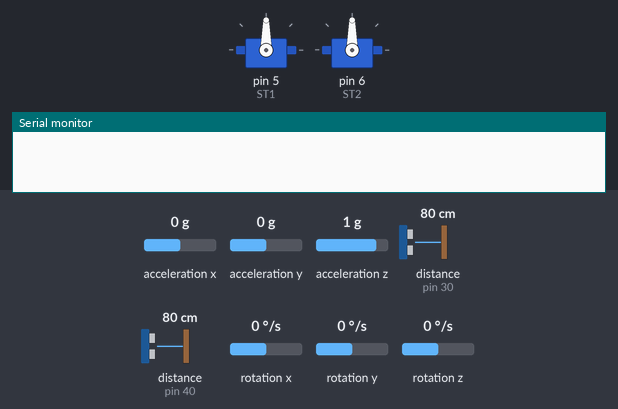
Bench run of a sketch on a simulated Arduino Mega 2560, built with avr-gcc and run on an emulated ATmega2560. Parts: 2 × servo, the last lines printed to the serial monitor. Wiring (inferred from the names in the program): 2 × ultrasonic range finder: trigger pin 32, echo pin 30 / trigger pin 42, echo pin 40; MPU-6050 motion sensor at I2C address 0x68. The test bench sets the inputs (shaded band); at power-on: acceleration x 0 g, acceleration y 0 g, acceleration z 1 g, distance to the obstacle (sensors on pin 30, pin 40) 80 cm, rotation x 0 °/s, rotation y 0 °/s, rotation z 0 °/s. The echo pulse lasts 58.3 µs per cm.

Above: at 0.1 s.
At 0.6 s:
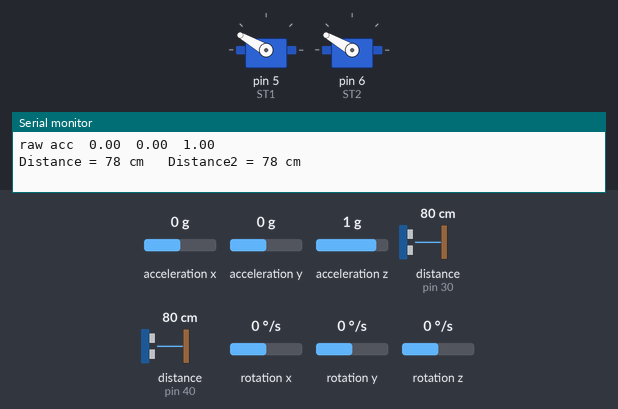
Timing chart, 0 to 2.1 s (numbered marks = the images above):
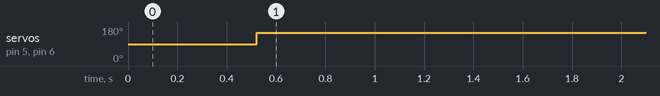

Measured:
- by itself, servo on pin 5 (ST1), servo on pin 6 (ST2): 90° → 150° at 0.52 s

The sketch:

Sensors.ino
```cpp
//------------------------------------//
//     Declartions for Accel/Gyro     //
//------------------------------------//
#include "I2Cdev.h"
#include "MPU6050_6Axis_MotionApps20.h"
#include "Wire.h"
MPU6050 mpu;
uint16_t packetSize;
uint16_t fifoCount;
uint8_t fifoBuffer[64];
Quaternion q;           // [w, x, y, z]         quaternion container
VectorInt16 aa;         // [x, y, z]            accel sensor measurements
VectorInt16 aaReal;     // [x, y, z]            gravity-free accel sensor measurements
VectorInt16 aaWorld;    // [x, y, z]            world-frame accel sensor measurements
VectorFloat gravity;    // [x, y, z]            gravity vector
#define OUTPUT_READABLE_QUATERNION
#define OUTPUT_READABLE_WORLDACCEL
#define OUTPUT_READABLE_REALACCEL

//------------------------------------//
//       Declartions for GPS          //
//------------------------------------//
#include <NMEAGPS.h>
NMEAGPS gps;
#define gpsPort Serial1
static gps_fix  fix;

//------------------------------------//
//      Declartions for Servos        //
//------------------------------------//
#include <Servo.h>
Servo ST1, ST2; //ST1 is right, ST2 is left
int spd = 150;  //same speed for all operation
int stp = 90;   //stop at 90
int allDelay = 500; //same delay for all
int turnDelay = 4000; //since 2000 is 90 deg for 150, 4000 is 180


// Define Trig and Echo pin:
#define trigPin 42
#define echoPin 40
#define trigPin2 32
#define echoPin2 30
// Define variables:
long duration;
int distance;
long durationtwo;
int distance2;


//------------------------------------//
//            Constants               //
//------------------------------------//
long x = 0;
double z = 0;
unsigned long timer = millis();


long accelX, accelY, accelZ;
float gForceX, gForceY, gForceZ;


void setup() {
  //Attaching motors to pins
  ST1.attach(5, 1000, 2000); //5
  ST2.attach(6, 1000, 2000); //6
  Wire.begin();
  TWBR = 24;
  //Intializing DMP and settiong Accel/Gyro offsets
  mpu.initialize();
  mpu.dmpInitialize();
  mpu.setXAccelOffset(-5481);
  mpu.setYAccelOffset(-1844);
  mpu.setZAccelOffset(1073);
  mpu.setXGyroOffset(-133);
  mpu.setYGyroOffset(63);
  mpu.setZGyroOffset(-47);
  mpu.setDMPEnabled(true);
  packetSize = mpu.dmpGetFIFOPacketSize();
  fifoCount = mpu.getFIFOCount();
  Serial.begin(9600);


  // Define inputs and outputs
  pinMode(trigPin, OUTPUT);
  pinMode(echoPin, INPUT);
  pinMode(trigPin2, OUTPUT);
  pinMode(echoPin2, INPUT);

}


void loop() {

  if (millis() - timer == 500){
      timer = millis();
      getMpu();
      getUltra();
      forward();

//*****************************from old version with two borads******************************//
//      Wire.beginTransmission(3);
//      newPos = posistion;
//      Serial.println(newPos);
//      if (newPos - previousPos > 1){
//        previousPos = newPos;
//        Wire.write("!");
//        Wire.write("1");
//        Wire.endTransmission();
//      }
//*****************************from old version with two borads******************************//

      z = abs(q.z);
      int a = z*100 + 1;
      //Serial.println(a);
      if (a >= 99){
        Serial.println("stop");
        pause();

      }
      if (distance <= 36 || distance2 <= 36){

        Serial.println("obsticle detected");
        pause();

//        backward();
//        pause();
//        turnLeft();
//        pause();
      }

  }

//  if(millis() - timer == 7000) {
//      timer = millis();
//      GPSloop();
//  }
//

}

//------------------------------------//
//       Main Accel/Gyro Function     //
//------------------------------------//
void getMpu(){
  mpu.resetFIFO();
  while (fifoCount < packetSize){
    fifoCount = mpu.getFIFOCount();
  }
  if (fifoCount == 1024){
    mpu.resetFIFO();
    Serial.println(F("FIFO overflow!"));
  }
    else{
      if (fifoCount % packetSize != 0){
        mpu.resetFIFO();
      }
      else{
        while (fifoCount >= packetSize){
          mpu.getFIFOBytes(fifoBuffer,packetSize);
          fifoCount -= packetSize;
        }
      #ifdef OUTPUT_READABLE_QUATERNION
      // display quaternion values in easy matrix form: w x y z
      mpu.dmpGetQuaternion(&q, fifoBuffer);
//      Serial.print("quat\t");
//      Serial.print(q.w);
//      Serial.print("\t");
//      Serial.print(q.x);
//      Serial.print("\t");
//      Serial.print(q.y);
//      Serial.print("\t");
      //Serial.println(q.z);
      mpu.resetFIFO();
      #endif


      Wire.beginTransmission(0b1101000);
      Wire.write(0x3B);
      Wire.endTransmission();
      Wire.requestFrom(0b1101000,6);
      while(Wire.available() < 6);
      accelX = Wire.read()<<8|Wire.read();
      accelY = Wire.read()<<8|Wire.read();
      accelZ = Wire.read()<<8|Wire.read();
      processAccelData();
      //Outputs accelration without gravity (ax, ay, az)
//      #ifdef OUTPUT_READABLE_WORLDACCEL
//       //display initial world-frame acceleration, adjusted to remove gravity and rotated based on known orientation from quaternion
//      mpu.dmpGetQuaternion(&q, fifoBuffer);
//      mpu.dmpGetAccel(&aa, fifoBuffer);
//      mpu.dmpGetGravity(&gravity, &q);
//      mpu.dmpGetLinearAccel(&aaReal, &aa, &gravity);
//      mpu.dmpGetLinearAccelInWorld(&aaWorld, &aaReal, &q);
//      Serial.print("aworld\t");
//      Serial.print(aaWorld.x);
//      Serial.print("\t");
//      Serial.print(aaWorld.y);
//      Serial.print("\t");
//      Serial.println(aaWorld.z);
//      mpu.resetFIFO();
//      #endif
//      #ifdef OUTPUT_READABLE_REALACCEL
//      // display real acceleration, adjusted to remove gravity
//      mpu.dmpGetQuaternion(&q, fifoBuffer);
//      mpu.dmpGetAccel(&aa, fifoBuffer);
//      mpu.dmpGetGravity(&gravity, &q);
//      mpu.dmpGetLinearAccel(&aaReal, &aa, &gravity);
//      Serial.print("areal\t");
//      Serial.print(aaReal.x);
//      Serial.print("\t");
//      Serial.print(aaReal.y);
//      Serial.print("\t");
//      Serial.println(aaReal.z);
//      #endif
      }
    }
}


//------------------------------------//
//     Main GPS Parsing Function      //
//------------------------------------//
static void GPSloop(){
  while (gps.available( gpsPort )){
    fix = gps.read();
    Serial.print( F("Location: ") );
    if (fix.valid.location){
      Serial.print( fix.latitude(), 6 ); // latitude with 6 decimals
      Serial.print( ',' );
      Serial.print( fix.longitude(), 6 );
    }
  }
}


void processAccelData() {
  gForceX = accelX/16384.0;
  gForceY = accelY/16384.0;
  gForceZ = accelZ/16384.0;
  Serial.print("raw acc\t");
  Serial.print(gForceX);
  Serial.print("\t");
  Serial.print(gForceY);
  Serial.print("\t");
  Serial.println(gForceZ);
  Serial.print("\n");
}


void getUltra(){
  digitalWrite(trigPin, LOW);
  delayMicroseconds(5);
 // Trigger the sensor by setting the trigPin high for 10 microseconds:
  digitalWrite(trigPin, HIGH);
  delayMicroseconds(30);
  digitalWrite(trigPin, LOW);
  // Read the echoPin. pulseIn() returns the duration (length of the pulse) in microseconds:
  duration = pulseIn(echoPin, HIGH);
  // Calculate the distance:
  distance = duration*0.034/2;
  // Clear the trigPin by setting it LOW:
  digitalWrite(trigPin2, LOW);
  delayMicroseconds(5);
 // Trigger the sensor by setting the trigPin high for 10 microseconds:
  digitalWrite(trigPin2, HIGH);
  delayMicroseconds(30);
  digitalWrite(trigPin2, LOW);
  // Read the echoPin. pulseIn() returns the duration (length of the pulse) in microseconds:
  durationtwo = pulseIn(echoPin2, HIGH);
  // Calculate the distance:
  distance2 = durationtwo*0.034/2;
  Serial.print("Distance = ");
  Serial.print(distance);
  Serial.print(" cm   ");
  Serial.print("Distance2 = ");
  Serial.print(distance2);
  Serial.println(" cm");
}


//------------------------------------//
//       Motor control functions      //
//------------------------------------//
void pause(){
  ST1.write(stp);
  ST2.write(stp);
}

void forward(){
  ST1.write(spd);
  ST2.write(spd);
}

void backward(){
  int spd2 = 180-spd;  //equavilent backward speed
  ST1.write(spd2);
  ST2.write(spd2);
}

void turnRight(){
  ST1.write(spd);
  ST2.write(stp);
}

void turnLeft(){
  ST1.write(stp);
  ST2.write(spd);
}
```
